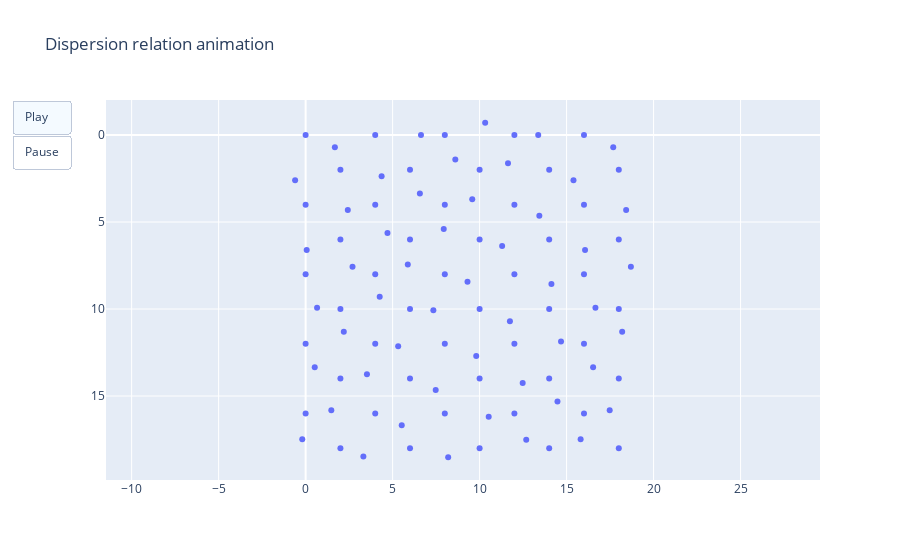

Notebook source saved alongside this figure:
### Markdown cell above
# Animation

### Code cell
import numpy as np
import plotly.graph_objects as go


# Parameters
qx = np.pi / 2
qy = - np.pi / 4
idx = min(range(len(ml2d.qxs)), key=lambda i: abs(ml2d.qxs[i] - qx))
idy = min(range(len(ml2d.qys)), key=lambda i: abs(ml2d.qys[i] - qy))
Q1 = np.exp(1.j * (qx - qy) / np.sqrt(2)) # SE direction
Q2 = np.exp(1.j * (qx + qy) / np.sqrt(2)) # NE direction
Q3 = np.exp(1.j * qx) # E direction

Nx = 10
Ny = 10
mode = 0 # 0 to 3
w = ws[idy, idx, mode] # /s

grid_cell_size = 2

grid = np.array([[[grid_cell_size * i, grid_cell_size * j] for i in range(Nx)] for j in range(Ny)], dtype=np.complex128)

# Print infos
print("Angular frequency: ", w)
print("Wave number: \nqx: ", qx, "\nqy: ", qy)

# Parameters for animation
fps = 30 # /s
animation_length = 3 # s

def generate_dgrid(shape, evecs_A, evecs_B):
    dgrid = np.zeros(shape, dtype=np.complex128)

    for i, x in enumerate(range(0, Nx, 2)):
        y = 0
        dgrid[y, x] = evecs_A * (Q3 ** i)
    for i, x in enumerate(range(1, Nx, 2)):
        y = 0
        dgrid[y, x] = evecs_B * (Q3 ** i)

    for y in range(1, Ny):
        for x in range(0, Nx, 2):
            dgrid[y, x] = dgrid[y - 1, x + 1] * Q2.conj()
            dgrid[y, x + 1] = dgrid[y - 1, x] * Q1
    return dgrid

evecs_A = evecs[idy, idx, mode, :2]
evecs_B = evecs[idy, idx, mode, 2:]
dgrid = generate_dgrid(grid.shape, evecs_A, evecs_B)

# Construct frames
frames = []
for t in range(int(animation_length * fps)):
    dt = t / fps
    dphase = dt * w * 2 * np.pi
    current_grid = grid + dgrid * np.exp(1.j * dphase)
    x = current_grid[:, :, 0].flatten()
    y = current_grid[:, :, 1].flatten()
    frames.append(go.Frame(data=[go.Scatter(x=x.real, y=y.real, mode='markers')]))

# Figure components
start_button = dict(
        label="Play",
        method="animate",
        args=[
            None, 
            {
                "frame":{"duration": 1000 / fps, "redraw": False},
                "fromcurrent": True, 
                "transition": {"duration": 100}
            }])
pause_button = dict(
        label="Pause",
        method="animate",
        args=[
            [None], 
            {
                "frame": {"duration": 0, "redraw": False},
                "mode": "immediate",
                "transition": {"duration": 0}
            }])

# Plot
fig = go.Figure(
    data=frames[0].data,
    layout=go.Layout(
        title="Dispersion relation animation",
        yaxis=dict(scaleanchor="x", scaleratio=1, autorange='reversed'),
        updatemenus=[
            dict(
                type="buttons",
                buttons=[start_button, pause_button
            ])
        ]
    ),
    frames=frames[1:])
fig.show()

### Figure 1 — Plotly figure (JSON) as saved in the notebook; plotly's stock layout.template omitted (floating-point values rounded to 4 significant figures)
{"data": [{"mode": "markers", "type": "scatter", "x": [0, 1.68, 4, 6.631, 8, 10.32, 12, 13.37, 16, 17.68, -0.6041, 2, 4.368, 6, 8.604, 10, 11.63, 14, 15.4, 18, 0, 2.423, 4, 6.566, 8, 9.577, 12, 13.43, 16, 18.42, 0.06111, 2, 4.704, 6, 7.939, 10, 11.3, 14, 16.06, 18, 0, 2.695, 4, 5.872, 8, 9.305, 12, 14.13, 16, 18.7, 0.6583, 2, 4.258, 6, 7.342, 10, 11.74, 14, 16.66, 18, 0, 2.194, 4, 5.32, 8, 9.806, 12, 14.68, 16, 18.19, 0.5235, 2, 3.525, 6, 7.476, 10, 12.48, 14, 16.52, 18, 0, 1.477, 4, 5.524, 8, 10.52, 12, 14.48, 16, 17.48, -0.1934, 2, 3.32, 6, 8.193, 10, 12.68, 14, 15.81, 18], "y": [0, 0.7071, 0, 4.33e-17, 0, -0.7071, 0, -1.299e-16, 0, 0.7071, 2.601, 2, 2.373, 2, 1.399, 2, 1.627, 2, 2.601, 2, 4, 4.314, 4, 3.366, 4, 3.686, 4, 4.634, 4, 4.314, 6.601, 6, 5.627, 6, 5.399, 6, 6.373, 6, 6.601, 6, 8, 7.572, 8, 7.437, 8, 8.428, 8, 8.563, 8, 7.572, 9.933, 10, 9.296, 10, 10.07, 10, 10.7, 10, 9.933, 10, 12, 11.31, 12, 12.13, 12, 12.69, 12, 11.87, 12, 11.31, 13.34, 14, 13.75, 14, 14.66, 14, 14.25, 14, 13.34, 14, 16, 15.81, 16, 16.68, 16, 16.19, 16, 15.32, 16, 15.81, 17.48, 18, 18.48, 18, 18.52, 18, 17.52, 18, 17.48, 18]}], "layout": {"title": {"text": "Dispersion relation animation"}, "updatemenus": [{"buttons": [{"args": [null, {"frame": {"duration": 33.33, "redraw": false}, "fromcurrent": true, "transition": {"duration": 100}}], "label": "Play", "method": "animate"}, {"args": [[null], {"frame": {"duration": 0, "redraw": false}, "mode": "immediate", "transition": {"duration": 0}}], "label": "Pause", "method": "animate"}], "type": "buttons"}], "yaxis": {"autorange": "reversed", "scaleanchor": "x", "scaleratio": 1}}}
